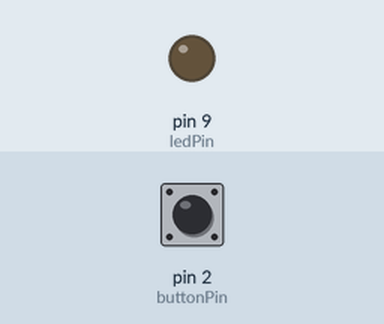
Simulated run of this sketch. Board: Arduino Uno, built with avr-gcc and run on an emulated ATmega328P. On the bench: output pins drawn as LEDs (lit = HIGH). The inputs (shaded band) are chosen by the test bench; at power-on: pin 2 (buttonPin) HIGH.

Above: at 1.2 s.
1.3 s: pin 2 (buttonPin) pulled LOW for 0.15 s
At 1.6 s:
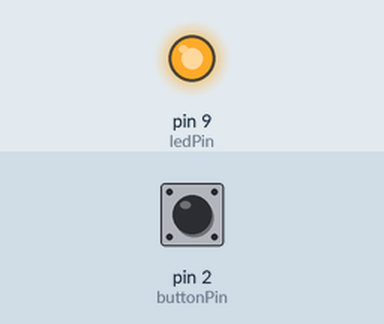
2.9 s: pin 2 (buttonPin) pulled LOW for 1 s
At 4.0 s:
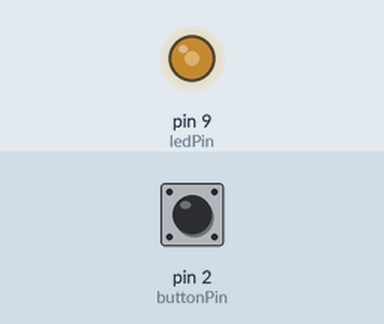
5.4 s: pin 2 (buttonPin) pulsed LOW 2 times (0.12 s each, 0.3 s apart)
At 5.55 s:
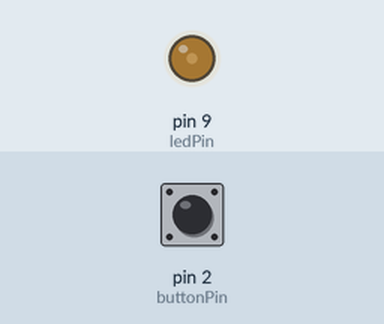
8.6 s: pin 2 (buttonPin) pulled LOW for 3.2 s
At 9.5 s:
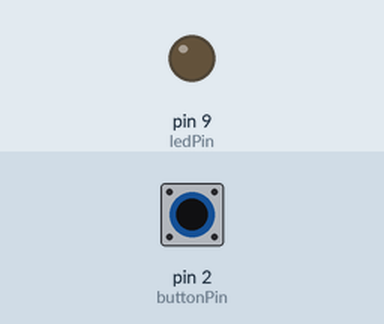
Timing chart, 0 to 11.6 s (numbered marks = the images above; inputs shaded):
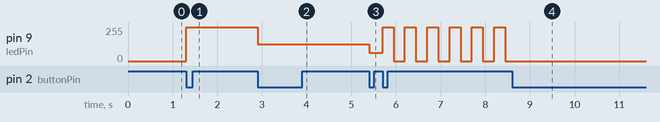

Measured:
- after the input at 1.3 s, pin 9 (ledPin): 0/255 → 255/255 at once
- after the input at 2.9 s, pin 9 (ledPin): 255/255 → 127/255 at once
- after the input at 5.4 s, pin 9 (ledPin): 127/255 → 63/255 at once, then repeats every 0.50 s: 255/255 0.25 s, 0/255 0.25 s
- after the input at 8.6 s, pin 9 (ledPin): stops changing and stays 0/255

The sketch:

Flashlight_UNO.ino.ino
```cpp
#define ledPin 9 // LED digital pin 9  ATtiny Pin 0
#define buttonPin 2  // Button Pin 2   ATtiny Pin 2
#define maxLED 255 // MAX LED level

int count = 0; // Store mode number
bool button = false; // Button press
int ledState = LOW;
int level_mid = maxLED/2;
int level_low = maxLED/4;

unsigned long previousMillis = 0; // store last time LED updated
unsigned long interval = 1000;  //interval at which to blink (milliseconds)
const long freq = 2; // Frequency in Hz
unsigned long currentMillis = 0; // Running time

int state = 0;

void setup() {
  //Serial.begin(9600);

  pinMode(ledPin, OUTPUT);
  pinMode(buttonPin, INPUT);
  digitalWrite(buttonPin, LOW);
  attachInterrupt(digitalPinToInterrupt(buttonPin), buttonstate, FALLING);
  //attachInterrupt(buttonPin,buttonstate, FALLING);
  interval = 500/freq;

}

void loop() {
  currentMillis = millis(); //Keep track of running time
  //Serial.println(currentMillis,DEC);

  checkbuttonpress(); // Check if button press

  light_on();    //Change LED state
}

void buttonstate(){
 // state= digitalRead(buttonPin);
  //Serial.println("PUSH");
  button = true;
//  if (button = false){
//    Serial.println("FALSE");
//  }

}

void checkbuttonpress(){
  //button = false;
//  if (button == false){
//    Serial.println("FALSE");
//  }

  if (button == true){
    count = count +1;   // Change mode only when pressed
    //Serial.println(count);

    if (count>1000){
      count= 0;         // Limit on data size of int
    }
     button = false;
  }
//  Serial.println("CHECK");

}

void light_on(){
  // Function based on mode(count); CHANGE TO CASE STATEMENTS
  switch(count % 5) {
    case 0:
      analogWrite(ledPin, 0); // OFF
      break;

    case 1:
      analogWrite(ledPin, int(maxLED)); // High Mode
      break;

    case 2:
      analogWrite(ledPin, level_mid); // Mid Mode
      break;

    case 3:
      analogWrite(ledPin, level_low); // Low Mode
      break;

    case 4:
      blinkLED();
      break;
  }
}

void blinkLED(){
    // Blinking at 2Hz
    if (currentMillis - previousMillis >= interval){
      previousMillis = currentMillis; // save the last time you blinked the LED

      if (ledState == LOW){
        ledState = HIGH;
        analogWrite(ledPin, maxLED); // On
      }
      else {
        ledState = LOW;
        analogWrite(ledPin, 0); // OFF
      }
    }
}
```
